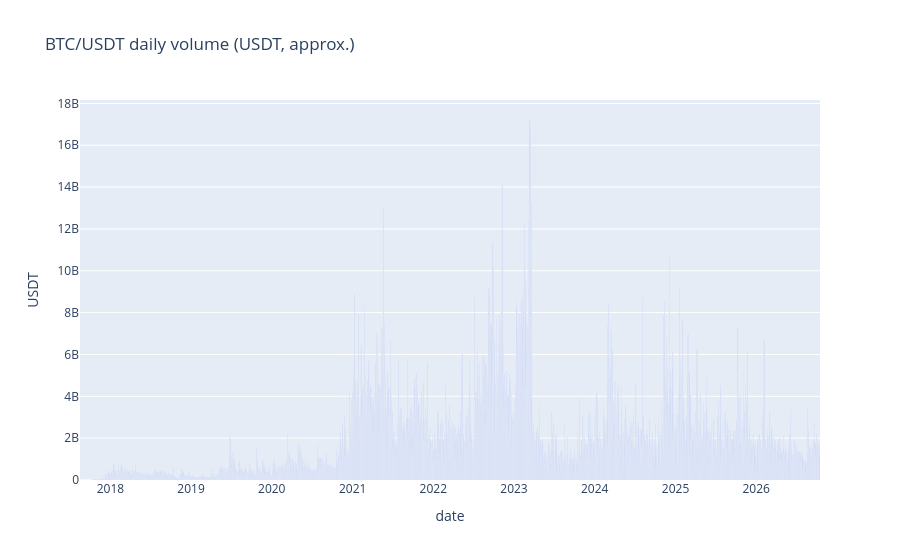

The code cell stored with this chart in its notebook:
### Code cell
fig = px.bar(x=df.index, y=df["volume"] * df["close"],
             title="BTC/USDT daily volume (USDT, approx.)",
             labels={"x": "date", "y": "USDT"})
fig.show()

### Figure 1 — Plotly figure (JSON) as saved in the notebook; plotly's stock layout.template omitted (floating-point values rounded to 4 significant figures; data arrays with more than 128 entries replaced by an {"elided": "..."} marker saying what was removed)
{"data": [{"hovertemplate": "date=%{x}<br>USDT=%{y}<extra></extra>", "legendgroup": "", "marker": {"color": "#636efa", "pattern": {"shape": ""}}, "name": "", "orientation": "v", "showlegend": false, "textposition": "auto", "type": "bar", "x": {"elided": "3348 str values"}, "xaxis": "x", "y": {"elided": "3348 float values"}, "yaxis": "y"}], "layout": {"barmode": "relative", "legend": {"tracegroupgap": 0}, "title": {"text": "BTC/USDT daily volume (USDT, approx.)"}, "xaxis": {"anchor": "y", "domain": [0, 1], "title": {"text": "date"}}, "yaxis": {"anchor": "x", "domain": [0, 1], "title": {"text": "USDT"}}}}
